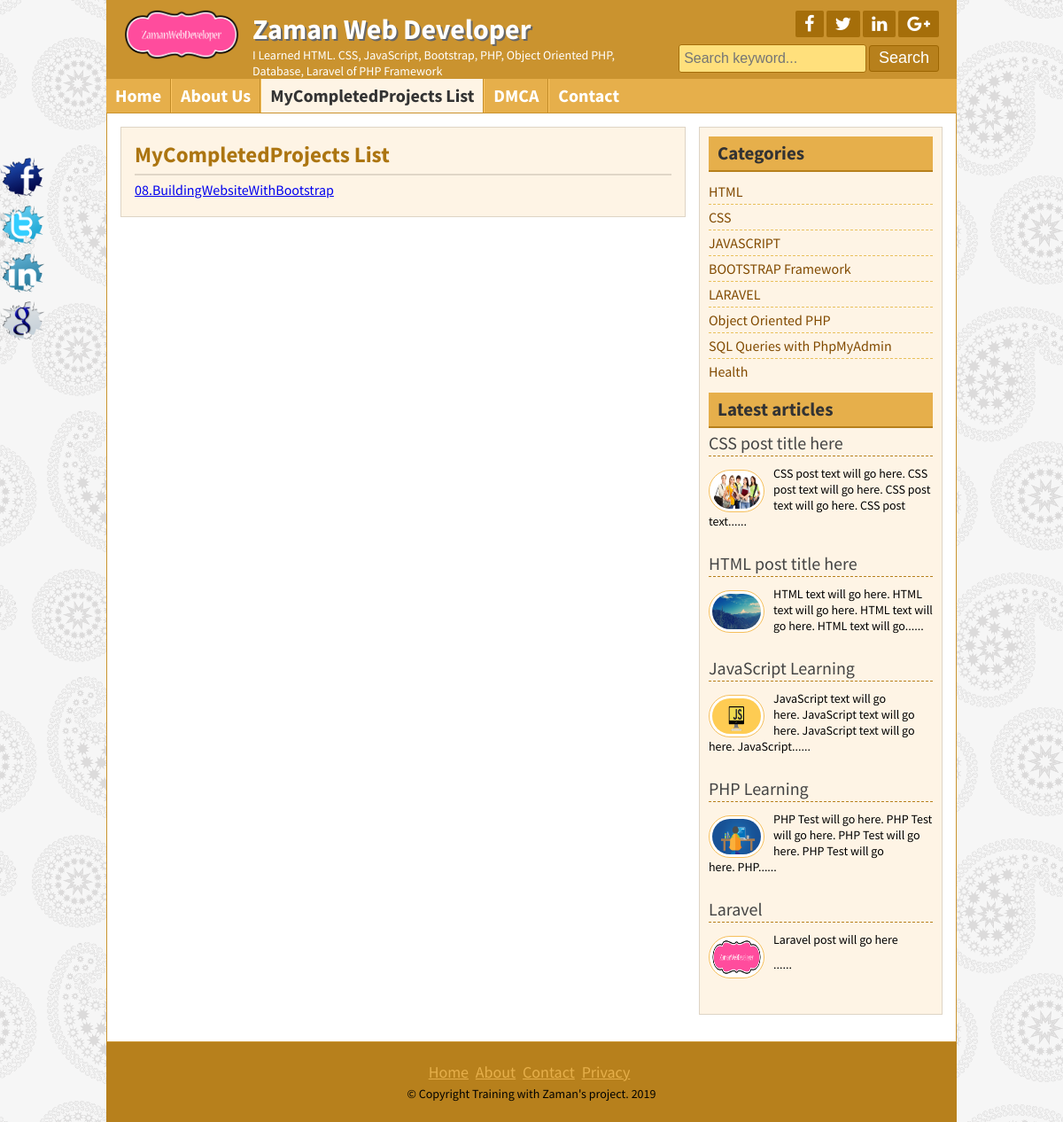
The app's page /page.php?pageid=2 with its own data.
### tables this page shows
CREATE TABLE `title_slogan` (
  `id` int(11) NOT NULL,
  `title` varchar(255) NOT NULL,
  `slogan` varchar(255) NOT NULL,
  `logo` varchar(255) NOT NULL
);

CREATE TABLE `tbl_social` (
  `id` int(11) NOT NULL,
  `fb` varchar(255) NOT NULL,
  `tw` varchar(255) NOT NULL,
  `ln` varchar(255) NOT NULL,
  `gp` varchar(255) NOT NULL
);

CREATE TABLE `tbl_page` (
  `id` int(11) NOT NULL,
  `name` varchar(255) NOT NULL,
  `body` text NOT NULL
);

CREATE TABLE `tbl_category` (
  `id` int(11) NOT NULL,
  `name` varchar(50) NOT NULL
);

CREATE TABLE `tbl_post` (
  `id` int(11) NOT NULL,
  `cat` int(11) NOT NULL,
  `title` varchar(2555) NOT NULL,
  `body` text NOT NULL,
  `image` varchar(255) NOT NULL,
  `author` varchar(50) NOT NULL,
  `tags` varchar(255) NOT NULL,
  `date` timestamp NOT NULL DEFAULT CURRENT_TIMESTAMP,
  `userid` int(11) NOT NULL
);

CREATE TABLE `tbl_footer` (
  `id` int(11) NOT NULL,
  `note` varchar(255) NOT NULL
);

### lib/Database.php (called while the page is built, shortened)
<?php
Class Database{
	public $host   = DB_HOST;
	public $user   = DB_USER;
	public $pass   = DB_PASS;
	public $dbname = DB_NAME;
	public $link;
	private function connectDB(){
	$this->link = new mysqli($this->host, $this->user, $this->pass, $this->dbname);
 }
	public function select($query){
		$result = $this->link->query($query) or die($this->link->error.__LINE__);
		if($result->num_rows > 0){
			return $result;
		} else {
			return false;
		}
	}
}

### helpers/Format.php (called while the page is built, shortened)
<?php
class Format{
    public function textShorten($text, $limit = 400){
        $text = $text. " ";
        $text = substr($text, 0, $limit);
        $text = substr($text, 0, strripos($text, ' '));
        $text = $text."......";
        return $text;
    }
}
?>

### page.php (the view)
<?php include 'inc/header.php'?>
<?php
    if (!isset($_GET['pageid']) || $_GET['pageid'] == NULL) {
        header("Location: 404.php");
         }else{
        $id = $_GET['pageid'];
    }
?>
<?php
                    $pagequery = "SELECT * FROM tbl_page WHERE id='$id'";
                    $pagedetails = $db->select($pagequery);
                    if ($pagedetails) {
                        while ($result = $pagedetails->fetch_assoc()) {
?>
	<div class="contentsection contemplete clear">
		<div class="maincontent clear">
			<div class="about">
				<h2><?php echo $result['name'];?></h2>
				<?php echo $result['body'];?>
			</div>
		</div>
<?php } }else{ header("Location: 404.php"); } ?>
<?php include 'inc/sidebar.php'?>
	</div>
<?php include 'inc/footer.php'?>

### inc/header.php (shortened to what this page needs)
<?php include 'lib/Database.php'; ?>
<?php include 'helpers/Format.php'; ?>
<?php
    $db = new Database();
    $fm = new Format();
?>
<!DOCTYPE html>
<html>
<head>
	<link rel="stylesheet" href="font-awesome-4.5.0/css/font-awesome.css">
	<link rel="stylesheet" href="css/nivo-slider.css" type="text/css" media="screen" />
	<link rel="stylesheet" href="style.css">
</head>
<body>
	<div class="headersection templete clear">
		<a href="index.php">
			<div class="logo">
<?php
                    $query = "SELECT * FROM title_slogan WHERE id='1'";
                    $blog_title = $db->select($query);
                    if ($blog_title) {
                        while ($result = $blog_title->fetch_assoc()) {
?>
				<img src="zaman/<?php echo $result['logo'];?>" alt="Logo"/>
				<h2><?php echo $result['title'];?></h2>
				<p><?php echo $result['slogan'];?></p>
<?php
		}
	}
?>
			</div>
		</a>
		<div class="social clear">
			<div class="icon clear">
<?php
                    $query = "SELECT * FROM tbl_social WHERE id='1'";
                    $socialmedia = $db->select($query);
                    if ($socialmedia) {
                        while ($result = $socialmedia->fetch_assoc()) {
?>
				<a href="<?php echo $result['fb'];?>" target="_blank"><i class="fa fa-facebook"></i></a>
				<a href="<?php echo $result['tw'];?>" target="_blank"><i class="fa fa-twitter"></i></a>
				<a href="<?php echo $result['ln'];?>" target="_blank"><i class="fa fa-linkedin"></i></a>
				<a href="<?php echo $result['gp'];?>" target="_blank"><i class="fa fa-google-plus"></i></a>
<?php } }?>
			</div>
			<div class="searchbtn clear">
			<form action="search.php" method="get">
				<input type="text" name="search" placeholder="Search keyword..."/>
				<input type="submit" name="submit" value="Search"/>
			</form>
			</div>
		</div>
	</div>
<div class="navsection templete">
<?php
    $path = $_SERVER['SCRIPT_FILENAME'];
    $currentpage = basename($path, '.php');
?>
	<ul>
		<li><a <?php if ($currentpage == 'index') {echo 'id="active"';}?> href="index.php">Home</a></li>
<?php
            $query = "SELECT * FROM tbl_page";
            $pages = $db->select($query);
            if ($pages) {
                while ($result = $pages->fetch_assoc()) {
?>
        <li><a
        <?php
        	if (isset($_GET['pageid']) && $_GET['pageid'] == $result['id'] ) {
        		echo 'id="active"';
        	}
       	?>
        href="page.php?pageid=<?php echo $result['id']; ?>"><?php echo $result['name']; ?></a></li>
<?php } }?>
		<li><a <?php if ($currentpage == 'contact') {echo 'id="active"';}?> href="contact.php">Contact</a></li>
	</ul>
</div>

### inc/sidebar.php
<div class="sidebar clear">
			<div class="samesidebar clear">
				<h2>Categories</h2>
					<ul>
                        <?php
                            $query = "select * from tbl_category";
                            $category = $db->select($query);
                            if ($category) {
                                while ($result = $category->fetch_assoc()) {
                        ?>
                                    <li><a href="posts.php?category=<?php echo $result['id'];?>"><?php echo $result['name'];?></a></li>
                        <?php
                                }
                            }else{
                                ?><li>No Category Created</li><?php
                            }
                        ?>
					</ul>
			</div>
			<div class="samesidebar clear">
				<h2>Latest articles</h2>
			<?php
				$query = "select * from tbl_post limit 5";
				$post = $db->select($query);
	            if ($post){
	            	while ($result=$post->fetch_assoc()){
			?>
					<div class="popular clear">
							<h3><a href="post.php?id=<?php echo $result['id'];?>"><?php echo $result['title'];?></a></h3>
						<a href="post.php?id=<?php echo $result['id'];?>">
							<img src="zaman/<?php echo $result['image'];?>" alt="post image"/>
						</a>
						<?php echo $fm->textShorten($result['body'],120);?>
					</div>
            <?php } }else{header("Location:404.php");}?>
			</div>
		</div>

### inc/footer.php (shortened to what this page needs)
<div class="footersection templete clear">
	  <div class="footermenu clear">
		<ul>
			<li><a href="#">Home</a></li>
			<li><a href="#">About</a></li>
			<li><a href="#">Contact</a></li>
			<li><a href="#">Privacy</a></li>
		</ul>
	  </div>
<?php
                    $query = "SELECT * FROM tbl_footer WHERE id='1'";
                    $footernote = $db->select($query);
                    if ($footernote) {
                        while ($result = $footernote->fetch_assoc()) {
?>
	  <p>&copy; <?php echo $result['note'];?> <?php echo date('Y');?></p>
<?php } }
?>
	</div>
	<div class="fixedicon clear">
<?php
                    $query = "SELECT * FROM tbl_social WHERE id='1'";
                    $socialmedia = $db->select($query);
                    if ($socialmedia) {
                        while ($result = $socialmedia->fetch_assoc()) {
?>
		<a href="<?php echo $result['fb'];?>" target="_blank"><img src="images/fb.png" alt="Facebook"/></a>
		<a href="<?php echo $result['tw'];?>" target="_blank"><img src="images/tw.png" alt="Twitter"/></a>
		<a href="<?php echo $result['ln'];?>" target="_blank"><img src="images/in.png" alt="LinkedIn"/></a>
		<a href="<?php echo $result['gp'];?>" target="_blank"><img src="images/gl.png" alt="GooglePlus"/></a>
<?php } }?>
	</div>
</body>
</html>

### style.css (style rules this page uses)
* { margin:0;padding:0;outline:0 }
body { font-family: 'Source Sans Pro', sans-serif;font-size:14px;line-height:18px;color:#000;background:url(images/bg.png)repeat fixed 0 0 #fff; }
.templete { width:960px;margin:0 auto; }
.contemplete { margin: 0 auto; width: 928px; }
.clear { overflow:hidden; }
input[type="text"], input[type="email"] { border: 1px solid #cfc5b6; border-radius: 3px; margin-bottom: 5px; padding: 5px; width: 300px; }
input[type="submit"] { background: #b7801c none repeat scroll 0 0; border: 1px solid #e6af4b; color: #fff; cursor: pointer; font-size: 20px; padding: 1px 10px; }
.headersection { background: #ca932f none repeat scroll 0 0; color: #fff; }
.logo { float: left; width: 580px; }
.logo img { float: left; margin-right: 15px; padding-bottom: 10px; padding-left: 20px; padding-top: 10px; width: 130px; }
.logo h2 { color: #fff; font-size: 32px; margin-bottom: 11px; margin-top: 24px; text-shadow: 2px 2px 0 #666; }
.logo p { color:#fff; }
.social { float: right; margin-right: 20px; margin-top: 12px; text-align: right; width: 360px; }
.icon { float: right; }
.icon a { background: #a56e0a none repeat scroll 0 0; border-radius: 2px; color: #fff; display: block; float: left; font-size: 20px; margin-left: 3px; padding: 5px 10px; }
.searchbtn { float: right; margin-top: 8px; }
.searchbtn input[type="text"] { border: 1px solid #A56E0A; width: 200px; background: #FFE07C; font-size: 16px; height: 20px; }
.searchbtn input[type="submit"] { border: 1px solid #9d6602; border-radius: 3px; font-size: 18px; height: 30px; padding-left: 10px; padding-right: 10px; padding-top: 0; cursor: pointer; }
.navsection { background: none repeat scroll 0 0 #e6af4b; min-height: 38px; }
.navsection ul { margin:0;padding:0;list-style:none; }
.navsection ul li { border-left: 1px solid #fdc662; border-right: 1px solid #c18a26; display: block; float: left; position:relative; }
.navsection ul li:first-child { border-left: 0px solid #fdc662; }
.navsection ul li:last-child { border-right: 0px solid #c18a26; }
.navsection ul li a { color: #fff; display: block; font-size: 20px; font-weight: bold; padding: 10px; text-decoration: none; }
.navsection ul li a:hover, #active { background:#FEF4E5;color:#333; }
.contentsection { background: #ffffff none repeat scroll 0 0; border: 1px solid #ca932f; padding: 15px; }
.maincontent { background: #fef4e5 none repeat scroll 0 0; border: 1px solid #ded4c5; float: left; margin: 0 15px 15px 0; padding: 8px 15px; width: 606px; }
.about { font-size: 16px; line-height: 24px; text-align: justify; }
.about p { font-size: 16px; line-height: 24px; margin-bottom: 10px; text-align: justify; }
.samepost h2, .about h2 { border-bottom: 2px solid #e0d6c7; color: #ac7511; font-size: 25px; margin-bottom: 4px; padding: 10px 10px 10px 0; }
.sidebar { background: #fef4e5 none repeat scroll 0 0; border: 1px solid #ded4c5; float: right; margin-bottom: 15px; margin-top: 0; padding: 10px; width: 253px; }
.samesidebar { margin-bottom: 10px; }
.samesidebar h2 { background: #e6af4b none repeat scroll 0 0; border-bottom: 2px solid #b7801c; color: #333; margin-bottom: 8px; padding: 10px; }
.samesidebar ul { padding:0;margin:0;list-style:none; }
.samesidebar ul li { border-bottom: 1px dashed #e9c05c; font-size: 16px; padding: 5px 8px 5px 0; }
.samesidebar ul li:last-child { border-bottom: 0px dashed #e9c05c; }
.samesidebar ul li a { color: #814a00; text-decoration: none; }
.samesidebar p { margin-bottom: 10px; }
.popular { margin-bottom: 20px; }
.popular h3 { border-bottom: 1px dashed #b7801c; font-size: 20px; font-weight: normal; margin-bottom: 10px; padding-bottom: 5px; }
.popular h3 a { text-decoration:none;color:#444 }
.popular img { background: #fff none repeat scroll 0 0; border: 1px solid #f6bf5b; border-radius: 30px; float: left; height: 40px; margin-right: 10px; margin-top: 5px; padding: 3px; width: 55px; }
.footersection { height:90px;background:#B7801C;text-align:center }
.footermenu { margin-top: 25px; margin-bottom: 5px; }
.footermenu ul { padding:0;margin:0;list-style:none;text-align:center; }
.footermenu ul li { display:inline-block; }
.footermenu ul li a { color: #E6AF4B; font-size: 18px; margin-right: 5px; }
.fixedicon { left: 0; position: fixed; top: 175px; width: 60px; }
.fixedicon img { width: 50px; }

### records on screen
title_slogan: logo (picture), title "Zaman Web Developer", slogan "I Learned HTML. CSS, JavaScript, Bootstrap, PHP, Object Oriented PHP, Database, Laravel of PHP Framework"
tbl_page: name "About Us"
tbl_page: name "MyCompletedProjects List", body "08.BuildingWebsiteWithBootstrap"
tbl_page: name "DMCA"
tbl_category: name "HTML"
tbl_category: name "CSS"
tbl_category: name "JAVASCRIPT"
tbl_category: name "BOOTSTRAP Framework"
tbl_category: name "LARAVEL"
tbl_category: name "Object Oriented PHP"
tbl_category: name "SQL Queries with PhpMyAdmin"
tbl_category: name "Health"
tbl_post: title "CSS post title here", image (picture), body "CSS post text will go here. CSS post text will go here. CSS post text will go here. CSS post text......"
tbl_post: title "HTML post title here", image (picture), body "HTML text will go here. HTML text will go here. HTML text will go here. HTML text will go......"
tbl_post: title "JavaScript Learning", image (picture), body "JavaScript text will go here. JavaScript text will go here. JavaScript text will go here. JavaScript......"
tbl_post: title "PHP Learning", image (picture), body "PHP Test will go here. PHP Test will go here. PHP Test will go here. PHP Test will go here. PHP......"
tbl_post: title "Laravel", image (picture), body "Laravel post will go here ......"
tbl_footer: note "Copyright Training with Zaman's project."
